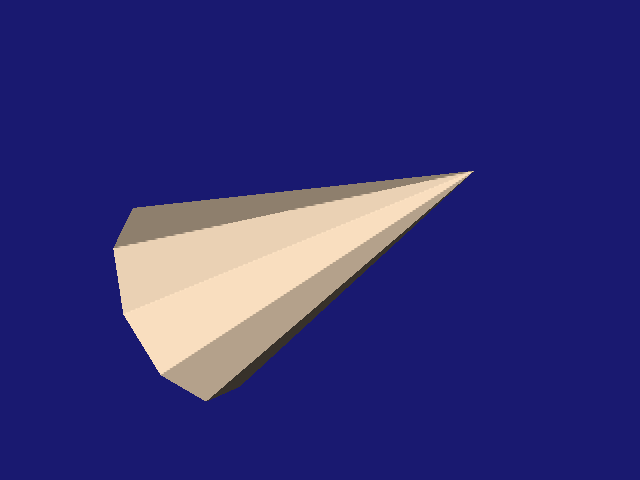

Here is the Python script that generated this plot:
#!/usr/bin/env python

# Save, change, and restore camera orientation programmatically.

# Factory overrides: importing these modules registers the OpenGL rendering
# and interaction style implementations for vtkRenderingCore factory classes.
import vtkmodules.vtkInteractionStyle  # noqa: F401
import vtkmodules.vtkRenderingOpenGL2  # noqa: F401

# VTK pipeline classes used in this example
from vtkmodules.vtkFiltersSources import vtkConeSource
from vtkmodules.vtkRenderingCore import (
    vtkActor,
    vtkPolyDataMapper,
    vtkRenderWindow,
    vtkRenderWindowInteractor,
    vtkRenderer,
)

# Colors (normalized RGB)
bisque_rgb = (1.0, 0.894, 0.769)
midnight_blue_rgb = (0.098, 0.098, 0.439)

# Source: a cone
cone = vtkConeSource()
cone.SetHeight(3.0)
cone.SetRadius(1.0)
cone.SetResolution(10)

# Mapper: map polygon data to graphics primitives
mapper = vtkPolyDataMapper()
mapper.SetInputConnection(cone.GetOutputPort())

# Actor: assign the mapped geometry
actor = vtkActor()
actor.SetMapper(mapper)
actor.GetProperty().SetColor(bisque_rgb)

# Renderer: assemble the scene
renderer = vtkRenderer()
renderer.AddActor(actor)
renderer.SetBackground(midnight_blue_rgb)

# Window: display the rendered scene
render_window = vtkRenderWindow()
render_window.AddRenderer(renderer)
render_window.SetWindowName("reset camera orientation")
render_window.SetMultiSamples(0)
render_window.SetSize(640, 480)

# Scene: set an initial camera orientation
camera = renderer.GetActiveCamera()
camera.SetRoll(15)
camera.Elevation(-15)
camera.Azimuth(30)
renderer.ResetCamera()

# Save the original camera parameters
original_position = camera.GetPosition()
original_focal_point = camera.GetFocalPoint()
original_view_up = camera.GetViewUp()
original_distance = camera.GetDistance()
original_clipping_range = camera.GetClippingRange()

# Change the camera to a different orientation
camera.SetPosition(-3.568, 5.220, 2.353)
camera.SetFocalPoint(-0.399, -0.283, 0.131)
camera.SetViewUp(0.623, 0.574, -0.531)
camera.SetDistance(6.728)
camera.SetClippingRange(3.001, 11.434)
render_window.Render()

# Restore the original camera orientation
camera.SetPosition(original_position)
camera.SetFocalPoint(original_focal_point)
camera.SetViewUp(original_view_up)
camera.SetDistance(original_distance)
camera.SetClippingRange(original_clipping_range)

# Interactor: handle mouse and keyboard events
render_window_interactor = vtkRenderWindowInteractor()
render_window_interactor.SetRenderWindow(render_window)

# Launch the interactive visualization
render_window_interactor.Initialize()
render_window_interactor.Start()
